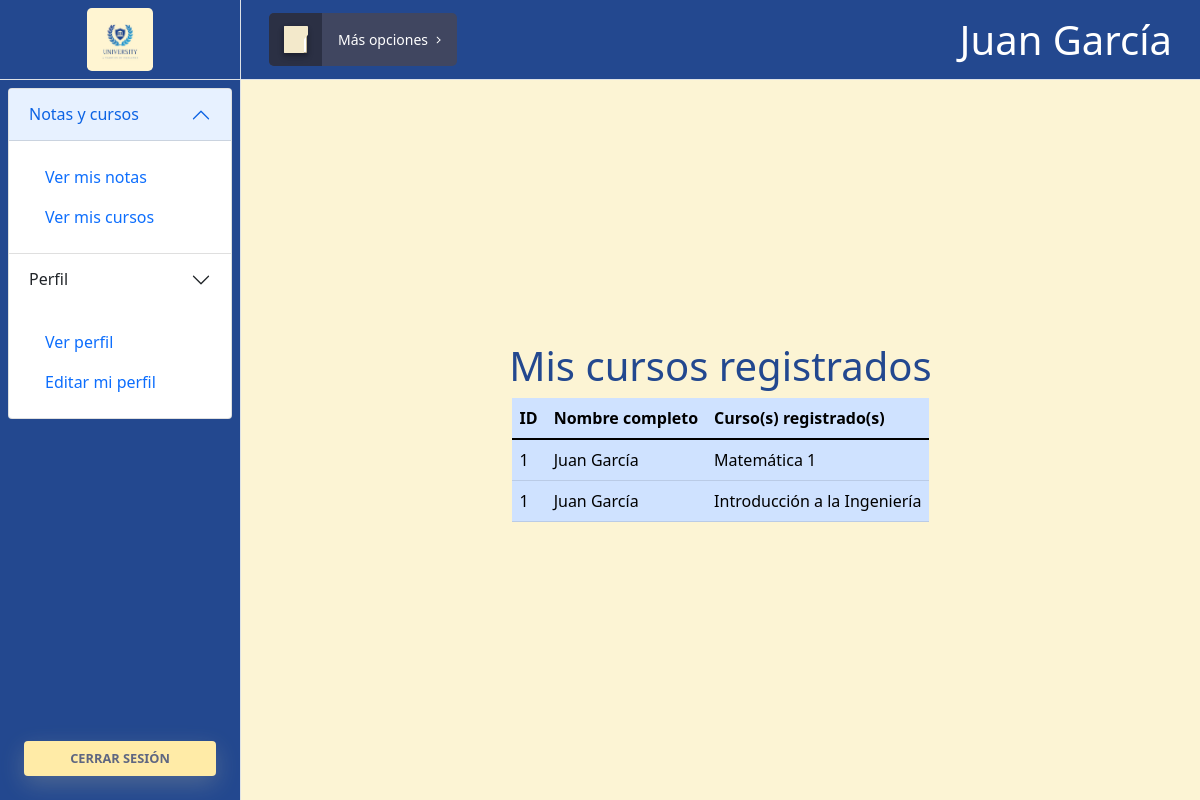
Page /alumno_mostrar_cursos.php (signed in) on the committed database.
### tables this page shows
CREATE TABLE IF NOT EXISTS `alumno_materia` (
  `id_alumno_materia` int NOT NULL AUTO_INCREMENT,
  `name_id` int NOT NULL,
  `curso_id` int NOT NULL,
  `calificacion` int NOT NULL,
  `comentario` varchar(300) NOT NULL,
  PRIMARY KEY (`id_alumno_materia`),
  KEY `name` (`name_id`),
  KEY `curso` (`curso_id`)
);

CREATE TABLE IF NOT EXISTS `alumnos` (
  `id_alumno` int NOT NULL AUTO_INCREMENT,
  `photo_alumno` longblob NOT NULL,
  `name_alumno` varchar(250) NOT NULL,
  `phone_alumno` int NOT NULL,
  `email_alumno` varchar(50) NOT NULL,
  `username` varchar(250) NOT NULL,
  `password` varchar(250) NOT NULL,
  `id_cargo` int NOT NULL,
  PRIMARY KEY (`id_alumno`),
  KEY `id_cargo` (`id_cargo`)
);

CREATE TABLE IF NOT EXISTS `cursos` (
  `id_curso` int NOT NULL AUTO_INCREMENT,
  `curso_name_original` varchar(50) NOT NULL,
  `creditos` int NOT NULL,
  PRIMARY KEY (`id_curso`)
);

### alumno_mostrar_cursos.php (the view, shortened to what this page needs)
<!DOCTYPE html>
<html lang="en">
<head>
   <link href="css/admin/styles_admin_t.css" rel="stylesheet" />
   <link href="css/admin/button_admin_home.css" rel="stylesheet" />
   <link href="css/admin/admin_registrar.css" rel="stylesheet" />
</head>
<body>
   <div class="d-flex" id="wrapper">
      <div class="border-end position-relative" id="sidebar-wrapper" style="background-color: #23488f;">
         <a href="alumno_home.php">
            <div class="sidebar-heading border-bottom d-flex justify-content-center py-2" style="height: 10vh;">
               <img src="./assets/logo.JPG" height="" class="rounded-3">
            </div>
         </a>
         <div class="list-group list-group-flus p-2">
            <div class="accordion" id="accordionPanelsStayOpenExample">
               <div class="accordion-item">
                  <h2 class="accordion-header" id="panelsStayOpen-headingOne">
                     <button class="accordion-button" type="button" data-bs-toggle="collapse" data-bs-target="#panelsStayOpen-collapseOne" aria-expanded="true" aria-controls="panelsStayOpen-collapseOne">
                        Notas y cursos
                     </button>
                  </h2>
                  <div id="panelsStayOpen-collapseOne" class="accordion-collapse collapse show" aria-labelledby="panelsStayOpen-headingOne">
                     <div class="accordion-body">
                        <nav class="nav flex-column">
                           <a class="nav-link" href="alumno_mostrar_notas.php">Ver mis notas</a>
                           <a class="nav-link" href="alumno_mostrar_cursos.php">Ver mis cursos</a>
                        </nav>
                     </div>
                  </div>
               </div>
               <div class="accordion-item">
                  <h2 class="accordion-header" id="panelsStayOpen-headingTwo">
                     <button class="accordion-button collapsed" type="button" data-bs-toggle="collapse" data-bs-target="#panelsStayOpen-collapseTwo" aria-expanded="false" aria-controls="panelsStayOpen-collapseTwo">
                        Perfil
                     </button>
                  </h2>
                  <div id="panelsStayOpen-collapseTwo" class="accordion-collapse collapse show" aria-labelledby="panelsStayOpen-headingTwo">
                     <div class="accordion-body">
                        <nav class="nav flex-column">
                           <a class="nav-link" href="alumno_perfil_mostrar.php">Ver perfil</a>
                           <a class="nav-link" href="alumno_perfil_editar.php">Editar mi perfil</a>
                        </nav>
                     </div>
                  </div>
               </div>
            </div>
         </div>
         <div class="list-group list-group-flus p-2 position-absolute bottom-0">
            <a href="cerrar_sesion.php" class="btn btn-danger">Cerrar sesión</a>
         </div>
      </div>
      <div id="page-content-wrapper">
         <nav class="navbar navbar-expand-lg navbar-light border-bottom px-lg-3" style="background-color: #23488f; height: 10vh">
            <div class="container-fluid justify-content-lg-between ">
               <button class="continue-application" id="sidebarToggle">
                  <div>
                     <div class="folder">
                        <div class="top">
                        </div>
                        <div class="paper"></div>
                     </div>
                  </div>
                  Más opciones
               </button>
               <p class="text-white fs-1 m-0"><?= $_SESSION["array_login"]["name_alumno"] ?></p>
            </div>
         </nav>
         <div class="container-fluid d-flex justify-content-center align-items-center flex-column col-12" style="height: 90vh;">
            <h1 class="text-whit" style="color: #23488f;">Mis cursos registrados</h1>
            <div class="">
               <table class="table table-primary">
                  <thead>
                     <tr>
                        <th>ID</th>
                        <th>Nombre completo</th>
                        <th>Curso(s) registrado(s)</th>
                     </tr>
                  </thead>
                  <tbody>
                     <?php
                     include("conexion.php");
                     $idAlumnoActual = $_SESSION["array_login"]["id_alumno"];
                     $code = "SELECT * FROM alumno_materia, alumnos, cursos WHERE alumno_materia.name_id = '$idAlumnoActual' AND alumnos.id_alumno = '$idAlumnoActual' AND alumno_materia.curso_id = cursos.id_curso";
                     $result = $conexion->query($code);
                     while ($row = $result->fetch_assoc()) {
                     ?>
                        <tr>
                           <td><?php echo $row["id_alumno"]; ?></td>
                           <td><?php echo $row["name_alumno"]; ?></td>
                           <td><?php echo $row["curso_name_original"]; ?></td>
                        </tr>
                     <?php
                     }
                     ?>
                  </tbody>
               </table>
            </div>
         </div>
      </div>
   </div>
</body>
</html>

### css/admin/button_admin_home.css (style rules this page uses)
.continue-application { --color: #fff; --background: #404660; --background-hover: #3a4059; --background-left: #2b3044; --folder: #f3e9cb; --folder-inner: #beb393; --paper: #ffffff; --paper-lines: #bbc1e1; --paper-behind: #e1e6f9; --pencil-cap: #fff; --pencil-top: #275efe; --pencil-middle: #fff; --pencil-bottom: #5c86ff; --shadow: rgba(13, 15, 25, 0.2); border: none; outline: none; cursor: pointer; position: relative; border-radius: 5px; font-size: 14px; font-weight: 500; line-height: 19px; -webkit-tap-highlight-color: transparent; padding: 17px 29px 17px 69px; transition: background 0.3s; color: var(--color); background: var(--bg, var(--background)); }
.continue-application > div { top: 0; left: 0; bottom: 0; width: 53px; position: absolute; overflow: hidden; border-radius: 5px 0 0 5px; background: var(--background-left); }
.continue-application > div .folder { width: 23px; height: 27px; position: absolute; left: 15px; top: 13px; }
.continue-application > div .folder .top { left: 0; top: 0; z-index: 2; position: absolute; transform: translateX(var(--fx, 0)); transition: transform 0.4s ease var(--fd, 0.3s); }
.continue-application > div .folder .top svg { width: 24px; height: 27px; display: block; fill: var(--folder); transform-origin: 0 50%; transition: transform 0.3s ease var(--fds, 0.45s); transform: perspective(120px) rotateY(var(--fr, 0deg)); }
.continue-application > div .folder:before, .continue-application > div .folder:after, .continue-application > div .folder .paper { content: ""; position: absolute; left: var(--l, 0); top: var(--t, 0); width: var(--w, 100%); height: var(--h, 100%); border-radius: 1px; background: var(--b, var(--folder-inner)); }
.continue-application > div .folder:before { box-shadow: 0 1.5px 3px var(--shadow), 0 2.5px 5px var(--shadow), 0 3.5px 7px var(--shadow); transform: translateX(var(--fx, 0)); transition: transform 0.4s ease var(--fd, 0.3s); }
.continue-application > div .folder:after, .continue-application > div .folder .paper { --l: 1px; --t: 1px; --w: 21px; --h: 25px; --b: var(--paper-behind); }
.continue-application > div .folder:after { transform: translate(var(--pbx, 0), var(--pby, 0)); transition: transform 0.4s ease var(--pbd, 0s); }
.continue-application > div .folder .paper { z-index: 1; --b: var(--paper); }
.continue-application > div .folder .paper:before, .continue-application > div .folder .paper:after { content: ""; width: var(--wp, 14px); height: 2px; border-radius: 1px; transform: scaleY(0.5); left: 3px; top: var(--tp, 3px); position: absolute; background: var(--paper-lines); box-shadow: 0 12px 0 0 var(--paper-lines), 0 24px 0 0 var(--paper-lines); }
.continue-application > div .folder .paper:after { --tp: 6px; --wp: 10px; }
.continue-application:before, .continue-application:after { content: ""; position: absolute; width: 10px; height: 2px; border-radius: 1px; background: var(--color); transform-origin: 9px 1px; transform: translateX(var(--cx, 0)) scale(0.5) rotate(var(--r, -45deg)); top: 26px; right: 16px; transition: transform 0.3s; }
.continue-application:after { --r: 45deg; }

### css/admin/admin_registrar.css (style rules this page uses)
.btn { margin: 1rem; border: none; border-radius: 4px; font-weight: bold; font-size: 0.8em; text-transform: uppercase; padding: 0.6em 1.2em; background-color: #ffeba7; color: #5e6681; box-shadow: 0 8px 24px 0 rgb(255 235 167 / 20%); transition: all 0.3s ease-in-out; }

### rows in the picture
alumno_materia: name.id_alumno "1", name.name_alumno "Juan García", curso.curso_name_original "Matemática 1"
alumno_materia: name.id_alumno "1", name.name_alumno "Juan García", curso.curso_name_original "Introducción a la Ingeniería"

### other values in the picture
$_SESSION["array_login"]["name_alumno"] "Juan García"
